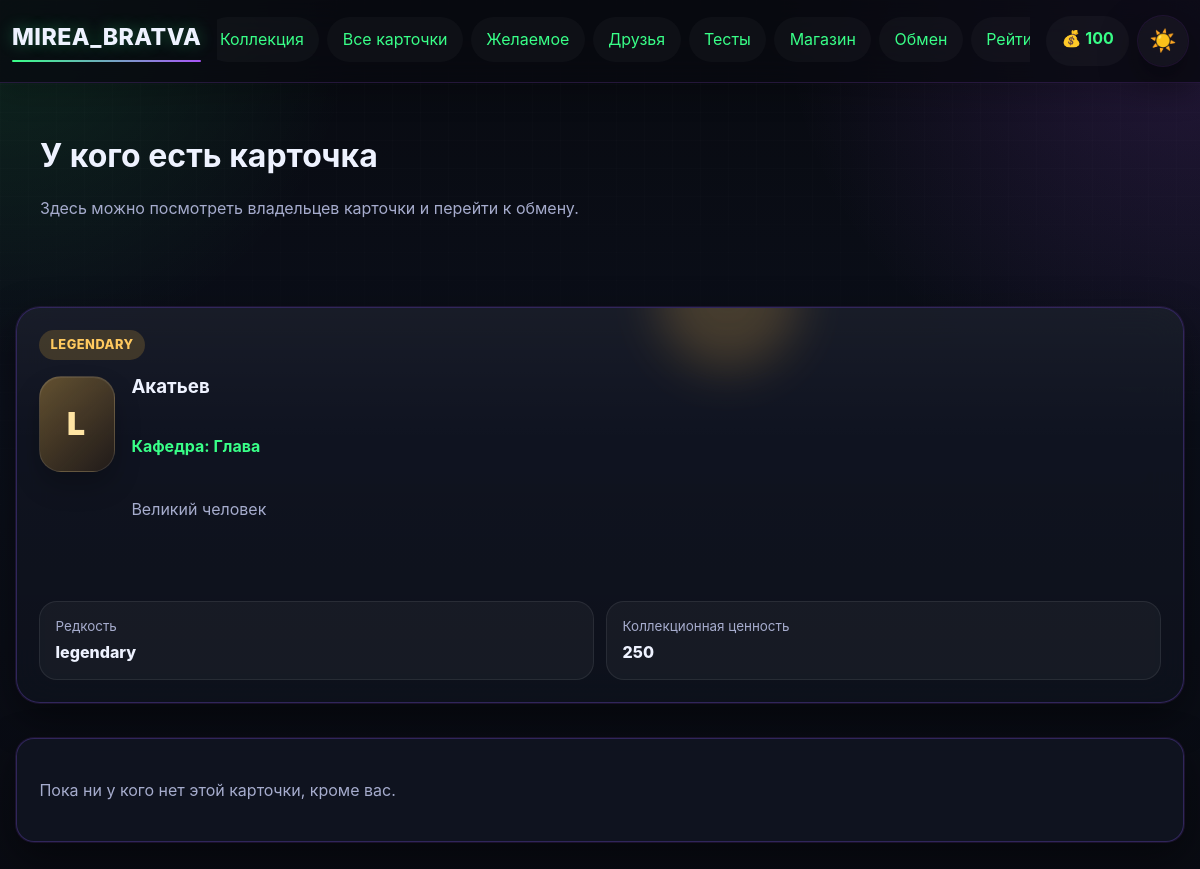
Screenshot of /card/9/owners (signed in) with the database file from the repository.
### app.py (models this page shows)
class User(UserMixin, db.Model):
    __tablename__ = 'user'
    id = db.Column(db.Integer, primary_key=True)
    username = db.Column(db.String(80), unique=True, nullable=False)
    email = db.Column(db.String(120), unique=True, nullable=False)
    password_hash = db.Column(db.String(200), nullable=False)
    coins = db.Column(db.Integer, default=100)
    profile_theme = db.Column(db.String(50), default='dark')
    avatar_frame = db.Column(db.String(50), default='none')
    bio = db.Column(db.Text, default='')
    owned_frames = db.Column(db.Text, default='[]')
    avatar_icon = db.Column(db.String(50), default='letter')
    created_at = db.Column(db.DateTime, default=datetime.utcnow)
    last_daily_bonus = db.Column(db.DateTime, default=None)

class Card(db.Model):
    __tablename__ = 'card'
    id = db.Column(db.Integer, primary_key=True)
    name = db.Column(db.String(100), nullable=False)
    description = db.Column(db.Text)
    rarity = db.Column(db.String(20), nullable=False)
    subject = db.Column(db.String(50), nullable=False)
    image_url = db.Column(db.String(200))
    base_price = db.Column(db.Integer, default=50)

### app.py (the view)
@app.route('/card/<int:card_id>/owners')
@login_required
def card_owners(card_id):
    card = Card.query.get_or_404(card_id)
    owners = get_card_owners(card.id, exclude_user_id=current_user.id)
    wishlist_ids = {item.card_id for item in WishlistItem.query.filter_by(user_id=current_user.id).all()}
    return render_template('card_owners.html', card=card, owners=owners, wishlist_ids=wishlist_ids, get_card_letter=get_card_letter, get_card_stars_display=get_card_stars_display)

### app.py (called while the page is built)
@login_manager.user_loader
def load_user(user_id):
    return db.session.get(User, int(user_id))

def get_card_letter(card):
    return {
        'common': 'C',
        'rare': 'R',
        'epic': 'E',
        'legendary': 'L',
    }.get(card.rarity, '?')

def get_card_owners(card_id, exclude_user_id=None):
    query = UserCard.query.filter_by(card_id=card_id).filter(UserCard.quantity >= 1)
    if exclude_user_id is not None:
        query = query.filter(UserCard.user_id != exclude_user_id)
    return query.order_by(UserCard.quantity.desc(), UserCard.user_id.asc()).all()

### templates/card_owners.html
{% extends "base.html" %}
{% from "_card_macros.html" import showcase_card %}
{% block content %}
<div class="collection-page">
    <div class="collection-hero hero-slim">
        <div><h1>У кого есть карточка</h1><p class="collection-hint">Здесь можно посмотреть владельцев карточки и перейти к обмену.</p></div>
    </div>
    <div class="exchange-card">
        {{ showcase_card(card=card, rarity=card.rarity, letter=get_card_letter(card), subject=card.subject, description=card.description, stars='', meta_items=[{'label':'Редкость','value':card.rarity},{'label':'Коллекционная ценность','value':card.base_price}], action_html='') }}
    </div>
    <div class="items-grid">
        {% for owner in owners %}
        <div class="shop-item">
            <h3>{{ owner.user.username }}</h3>
            <p>Копий: {{ owner.quantity }}</p>
            <div class="trade-actions">
                <a class="btn btn-secondary" href="{{ url_for('view_profile', user_id=owner.user.id) }}">Открыть профиль</a>
                <a class="btn" href="{{ url_for('propose_exchange', target_user_id=owner.user.id, requested_card_id=card.id) }}">Предложить обмен</a>
            </div>
        </div>
        {% else %}
        <div class="shop-item"><p>Пока ни у кого нет этой карточки, кроме вас.</p></div>
        {% endfor %}
    </div>
</div>
{% endblock %}

### templates/base.html (shortened to what this page needs)
<!DOCTYPE html>
<html lang="ru">
<head>
    <link rel="stylesheet" href="{{ url_for('static', filename='css/style.css') }}">
</head>
<body class="{% if current_user.is_authenticated and current_user.profile_theme == 'light' %}light-theme{% else %}dark-theme{% endif %}">
    <nav class="navbar">
        <div class="nav-container">
            <a class="nav-logo" href="{{ url_for('index') }}">MIREA_BRATVA</a>
            <div class="nav-main">
                <ul class="nav-menu">
                    {% if current_user.is_authenticated %}
                        <li><a href="{{ url_for('collection') }}">Коллекция</a></li>
                        <li><a href="{{ url_for('cards_catalog') }}">Все карточки</a></li>
                        <li><a href="{{ url_for('wishlist') }}">Желаемое</a></li>
                        <li><a href="{{ url_for('friends') }}">Друзья</a></li>
                        <li><a href="{{ url_for('quizzes') }}">Тесты</a></li>
                        <li><a href="{{ url_for('shop') }}">Магазин</a></li>
                        <li><a href="{{ url_for('exchange') }}">Обмен</a></li>
                        <li><a href="{{ url_for('rating') }}">Рейтинг</a></li>
                    {% else %}
                        <li><a href="{{ url_for('login') }}">Вход</a></li>
                        <li><a href="{{ url_for('register') }}">Регистрация</a></li>
                    {% endif %}
                </ul>
            </div>
            {% if current_user.is_authenticated %}
            <div class="nav-actions">
                <div class="coins">💰 {{ current_user.coins }}</div>
                <a class="theme-toggle nav-pill" href="{{ url_for('toggle_theme') }}" title="Переключить тему">
                    {% if current_user.profile_theme == 'light' %}🌙{% else %}☀️{% endif %}
                </a>
            </div>
            {% endif %}
        </div>
    </nav>
    <main class="container">
        {% block content %}{% endblock %}
    </main>
</body>
</html>

### templates/_card_macros.html (shortened to what this page needs)
{% macro showcase_card(card, rarity, letter, subject, description, stars='', top_badge='', meta_items=[], action_html='', owner_url='', owner_label='У кого есть', image_url='') -%}
<article class="shop-item card-tile card-showcase card-standard rarity-{{ rarity }}">
    <div class="card-showcase-glow"></div>
    <div class="card-showcase-top">
        <span class="rarity-badge rarity-badge-{{ rarity }}">{{ rarity }}</span>
    </div>
    <div class="card-showcase-body">
        <div class="card-emblem rarity-emblem-{{ rarity }}">
            {% if image_url %}
                <img src="{{ image_url }}" alt="{{ card.name }}" style="width:100%;height:100%;object-fit:cover;border-radius:inherit;">
            {% else %}
                {{ letter }}
            {% endif %}
        </div>
        <div class="card-copy">
            <h3>{{ card.name }}</h3>
            <p class="card-subject-line">Кафедра: {{ subject }}</p>
            <p class="card-description-preview">{{ description }}</p>
        </div>
    </div>
    {% if meta_items %}
    <div class="card-meta-grid">
        {% for item in meta_items %}
        <div class="meta-chip {% if item.accent %}meta-chip-accent{% endif %}">
            <span>{{ item.label }}</span>
            <strong>{{ item.value }}</strong>
        </div>
        {% endfor %}
    </div>
    {% endif %}
</article>
{%- endmacro %}

### rows the page displays
User: coins "100"
Card: rarity "LEGENDARY", name "Акатьев", subject "Глава", description "Великий человек", label "Редкость", value "legendary"

### other values shown
{{ letter }} "L"
{{ item.label }} "Коллекционная ценность"
{{ item.value }} "250"
